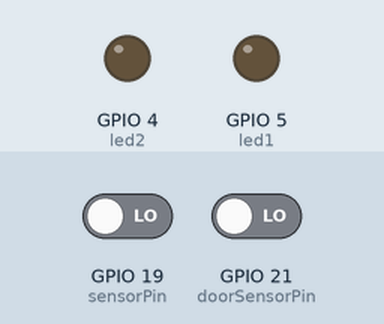
Simulated run of this sketch. Board: ESP32. Shown: output pins drawn as LEDs (lit = HIGH). Inputs (shaded band) come from the test bench; at power-on: GPIO 19 (sensorPin) LOW, GPIO 21 (doorSensorPin) LOW. WiFi joins after 1.5 s; servers stay silent unless stated; no MQTT or app messages arrive unless stated; what the sketch prints to the serial monitor is not drawn.

Above: at 3.2 s.
3.3 s: GPIO 19 (sensorPin) driven HIGH
At 4.4 s:
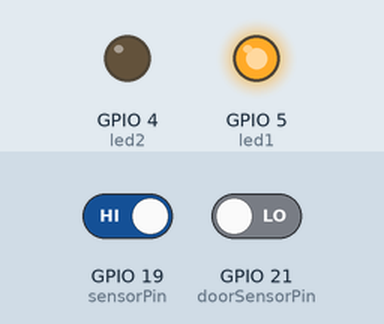
5.5 s: GPIO 21 (doorSensorPin) driven HIGH
At 7.2 s:
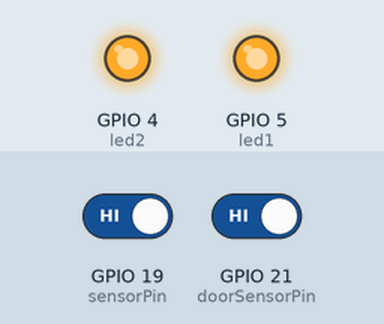
7.5 s: GPIO 19 (sensorPin) driven LOW
At 8.9 s:
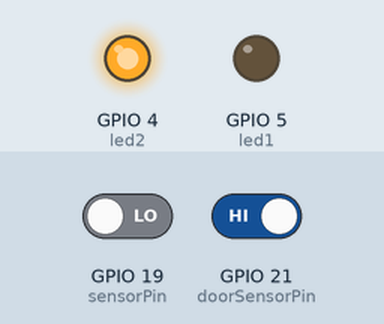
13.5 s: GPIO 21 (doorSensorPin) driven LOW
At 14.9 s:
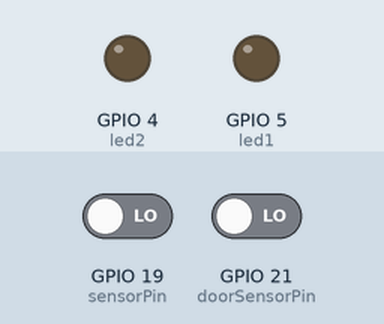
Timing chart, 0 to 16.5 s (numbered marks = the images above; inputs shaded):
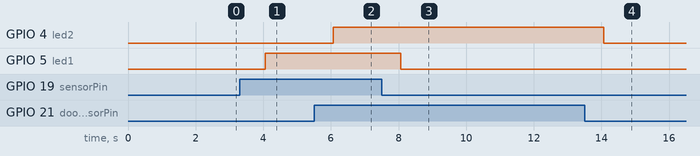

The sketch:

Sensors.ino
```cpp
#include <WiFi.h>
#include <PubSubClient.h>
#include <Arduino.h>

// MQTT Broker Settings
const char* mqtt_server = "192.168.91.94";
const char* pirTopic = "UoP_CO_326_E18_04_PIRSensor";
const char* doorTopic = "UoP_CO_326_E18_04_DoorSensor";
const int mqtt_port = 1883;

// Wi-Fi Settings
const char* ssid = "nadeeJ";
const char* password = "jaya1122";

// Sensor Pin
const int sensorPin = 19;
int sensorPIRValue = 0;

// Door Sensor Pin
const int doorSensorPin = 21;
int doorSensorValue = 0;

int currentDoorState; // current state of door sensor
int lastDoorState;    // previous state of door sensor

WiFiClient espClient;
PubSubClient client(espClient);

// Lamp - LED - GPIO 4 = D2
const int led1 = 5;
const int led2 = 4;


void callback(char* topic, byte* payload, unsigned int length) {
  Serial.print("Message arrived in topic: ");
  Serial.println(topic);
  Serial.print("Message: ");
  String messageInfo;

  for (int i = 0; i < length; i++) {
    Serial.print((char)payload[i]);
    messageInfo += (char)payload[i];
  }

  Serial.println();
  Serial.println(" - - - - - - - - - - - -");

  Serial.print("**********");
   Serial.print(messageInfo);
  // If a message is received on the topic room/lamp, you check if the message is either on or off. Turns the lamp GPIO according to the message
//  if(topic=="pirTopic"){
//      Serial.print("Changing Room Light to ");
//      if(messageInfo == "Motion detected"){
//        digitalWrite(led, HIGH);
//        Serial.print("LED On");
//      }
//      else if(messageInfo == "Motion not detected"){
//        digitalWrite(led, LOW);
//        Serial.print("LED Off");
//      }
//  }
  Serial.println();

//  if(topic=="doorTopic"){
//      Serial.print("Changing buzzer vilume ");
//      if(messageInfo == "Door opened"){
//        tone(5, 1000);
//        digitalWrite(led, HIGH);
//        Serial.print("LED On");
//      }
//      else if(messageInfo == "Door closed"){
//        digitalWrite(led, LOW);
//        Serial.print("LED Off");
//      }
//  }

  pinMode(doorSensorPin, INPUT_PULLUP); // set ESP32 pin to input pull-up mode
  currentDoorState = digitalRead(doorSensorPin); // read state

}

void setup() {
  Serial.begin(115200);
  pinMode(led1, OUTPUT);
  pinMode(led2, OUTPUT);

  WiFi.begin(ssid, password);
  while (WiFi.status() != WL_CONNECTED) {
    delay(1000);
    Serial.println("Connecting to WiFi...");
  }
  Serial.println("Connected to WiFi!");

  client.setServer(mqtt_server, mqtt_port);
  client.setCallback(callback);

  while (!client.connected()) {
    String client_id = "esp32-client-";
    client_id += String(WiFi.macAddress());

    Serial.printf("The client %s connects to mosquitto mqtt broker\n", client_id.c_str());

    if (client.connect(client_id.c_str())) {
      Serial.println("Connected to MQTT broker");
      client.subscribe(pirTopic);
      client.subscribe(doorTopic);
    } else {
      Serial.print("Failed with state ");
      Serial.print(client.state());
      Serial.println(" Retrying...");
      delay(2000);
    }
  }
}

void loop() {
  if (!client.connected()) {
    reconnect();
  }

  client.loop();

  sensorPIRValue = digitalRead(sensorPin);

  lastDoorState = currentDoorState;              // save the last state
  currentDoorState  = digitalRead(doorSensorPin); // read new state

  if (sensorPIRValue == 1) {
    client.publish(pirTopic, "Motion detected");
     digitalWrite(led1, HIGH);
  } else {
    client.publish(pirTopic, "Motion not detected");
     digitalWrite(led1, LOW);
  }

  //client.publish(doorTopic, String(currentDoorState).c_str(), String(lastDoorState).c_str());
  //client.publish(doorTopic, String(lastDoorState).c_str());

  if (currentDoorState == HIGH) {
    client.publish(doorTopic, "Door opened");
    digitalWrite(led2, HIGH);
  }
  else
  if (currentDoorState == LOW) {
    client.publish(doorTopic, "Door closed");
    digitalWrite(led2, LOW);
  }

  delay(1000);
}

void reconnect() {
  while (!client.connected()) {
    String client_id = "esp32-client-";
    client_id += String(WiFi.macAddress());

    Serial.printf("The client %s connects to mosquitto mqtt broker\n", client_id.c_str());

    if (client.connect(client_id.c_str())) {
      Serial.println("Connected to MQTT broker");
      client.subscribe(pirTopic);
      client.subscribe(doorTopic);
    } else {
      Serial.print("Failed with state ");
      Serial.print(client.state());
      Serial.println(" Retrying...");
      delay(2000);
    }
  }
}
```

Measured:
- after the input at 3.3 s, GPIO 5 (led1): LOW → HIGH after 0.76 s
- after the input at 5.5 s, GPIO 4 (led2): LOW → HIGH after 0.56 s
- after the input at 7.5 s, GPIO 5 (led1): HIGH → LOW after 0.57 s
- after the input at 13.5 s, GPIO 4 (led2): HIGH → LOW after 0.57 s
